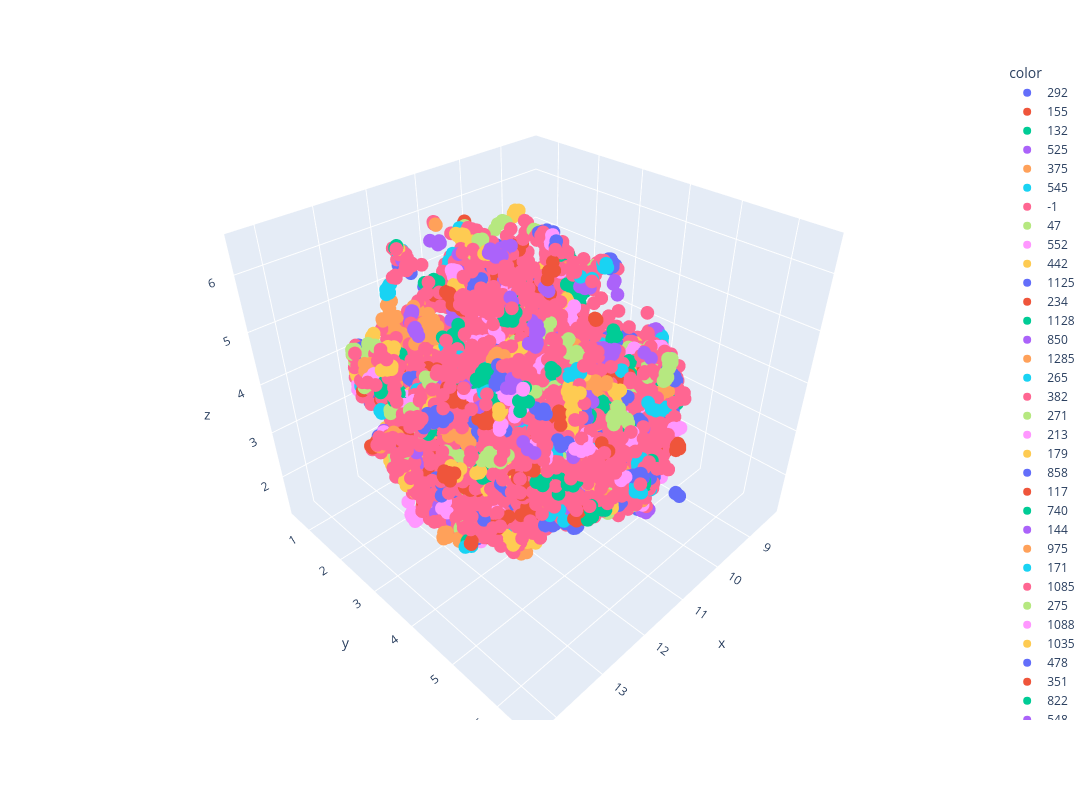

Notebook code for this chart:
### Code cell
fig = px.scatter_3d(
    x=coords[:,0],
    y=coords[:,1],
    z=coords[:,2],
    color=clusters.astype(str),
    hover_name=df["names"]
)

fig.update_layout(
    width=1200,
    height=800,
    scene=dict(
        aspectmode='data'
    )
)

fig.show()
